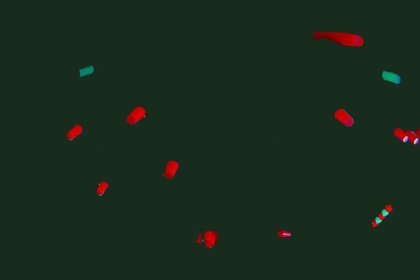
%> input picture images/capture200.jpg, 420 x 280 px, shrunk from 720 x 480 before the run
$ octave extraction.m   (GNU Octave 9; MATLAB toolbox functions it lacks are replaced by stand-ins)
%> lines starting %> are read from the running program, lines starting %| are printed output that depends on the picture; in (x1, y1, x2, y2) boxes, pixels count from 0 and x2, y2 are one past the last pixel; in counts of white or black regions, pixels touching at a corner belong together; the program's own positions count from 1
### code/raphTest/tse_imgrad.m
function [g,gh,gv]=tse_imgrad(f,method,sigma)

if nargin<2, method='sobel';end
if nargin<3, sigma=1;end

% Compute the gradient
if strcmp(method,'sobel')
    gh = imfilter(double(f),fspecial('sobel')' /8,'replicate');
    gv = imfilter(double(f),fspecial('sobel')/8,'replicate');

elseif strcmp(method,'gog')
    width=ceil(4*sigma);
    ssq=sigma^2;
    x=-width:width;
    gau = exp(-(x.*x)/(2*ssq))/(2*pi*ssq);     % the gaussian 1D filter
    dgau = -x.*exp(-(x.*x)/(2*ssq))/ssq;  % the 1D first derivative of gaussian filter
    gh=imfilter(double(f),gau','replicate');
    gh=imfilter(gh,dgau,'replicate');
    gv=imfilter(double(f),gau,'replicate');
    gv=imfilter(gv,dgau','replicate');

else error('incorrect method');
end

% Detect local maxima of the gradient in the direction of the gradient
% vector
g=tse_imdetectmaxgrad(gh,gv);

end

### code/raphTest/tse_imdetectmaxgrad.m
function g=tse_imdetectmaxgrad(gh,gv)

module=sqrt(gh.*gh+gv.*gv);
[m,n]=size(gh);
g=zeros(m,n,'double');

for i=2:m-1
    for j=2:n-1
        drap=true;
        if gh(i,j)~=0, rap=-gv(i,j)/gh(i,j);
        elseif gv(i,j)~=0, rap=1.5;
        else drap=false;
        end
        if drap==true
            if rap>0
                if rap<1 %cas 1 et 5
                    temp_x=abs(gh(i,j)); temp_y=abs(gv(i,j));
                    Gr1=temp_y/temp_x*module(i-1,j+1)+(temp_x-temp_y)/temp_x*module(i,j+1);
                    Gr2=temp_y/temp_x*module(i+1,j-1)+(temp_x-temp_y)/temp_x*module(i,j-1);
                    if gh(i,j)<0, temp=Gr1; Gr1=Gr2; Gr2=temp;end

                else %cas 2 et 6
                    temp_x=abs(gh(i,j)); temp_y=abs(gv(i,j));
                    Gr1=temp_x/temp_y*module(i-1,j+1)+(temp_y-temp_x)/temp_y*module(i-1,j);
                    Gr2=temp_x/temp_y*module(i+1,j-1)+(temp_y-temp_x)/temp_y*module(i+1,j);
                    if gh(i,j)<0, temp=Gr1; Gr1=Gr2; Gr2=temp;end
                end
            else
                if -rap>1 % cas 3 et 7
                    temp_x=abs(gh(i,j)); temp_y=abs(gv(i,j));
                    Gr1=temp_x/temp_y*module(i-1,j-1)+(temp_y-temp_x)/temp_y*module(i-1,j);
                    Gr2=temp_x/temp_y*module(i+1,j+1)+(temp_y-temp_x)/temp_y*module(i+1,j);
                    if gh(i,j)>0, temp=Gr1; Gr1=Gr2; Gr2=temp;end

                else % cas 4 et 8
                    temp_x=abs(gh(i,j)); temp_y=abs(gv(i,j));
                    Gr1=temp_y/temp_x*module(i-1,j-1)+(temp_x-temp_y)/temp_x*module(i,j-1);
                    Gr2=temp_y/temp_x*module(i+1,j+1)+(temp_x-temp_y)/temp_x*module(i,j+1);
                    if gh(i,j)>0, temp=Gr1; Gr1=Gr2; Gr2=temp;end
                end
            end
        end
        if (drap==true) && (module(i,j)>Gr1) && (module(i,j)>=Gr2)
            g(i,j)=module(i,j);
        else
            g(i,j)=0;
        end

    end
end

end

### code/raphTest/tse_imsplitobjects.m
function g=tse_imsplitobjects(f)
%TSE_IMSPLITOBJECTS(F) split connected objects in a binary image using the distance function.

validateattributes(f,{'uint8','logical'},{'2d'});

fd=-bwdist(~f);        %complement of distance function
fd=imhmin(fd,0.7);
ws=watershed(fd);   %watershed
g=f & (ws>0);          %separation

### code/raphTest/extraction.m
image=double(imread('../../images/capture200.jpg'))/255;
img=rgb2gray(image);
moyenne=median(median(img));
%> moyenne = 0.141
 for i=1:size(img,1)
    for j=1:size(img,2)
        if img(i,j)>moyenne
            img(i,j)=1;%img(i,j);
        else
            img(i,j)=0;
        end
    end
end
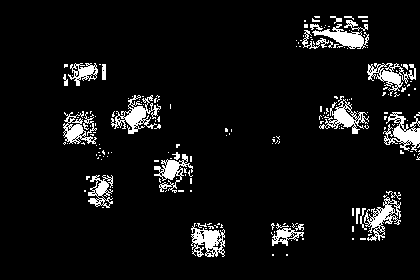
%> img: size 280x420 double; values 0 (black) and 1 (white), 6.8% white; 204 white regions (176 under 20 px), largest, box (x1, y1, x2, y2) and area: (111, 95, 161, 134) 723, (383, 112, 420, 152) 689, (191, 223, 225, 257) 623
img=imopen(img,strel('disk',3));
%> img: size 280x420 double; values 0 (black) and 1 (white), 2.3% white; 14 white regions, largest, box (x1, y1, x2, y2) and area: (323, 30, 364, 47) 424, (393, 127, 420, 145) 307, (197, 230, 219, 249) 269

%%
% Module du gradient
[gm,gh,gv]=tse_imgrad(img,'gog',2);
%> in tse_imgrad, `gv=imfilter(gv,dgau','replicate');`:
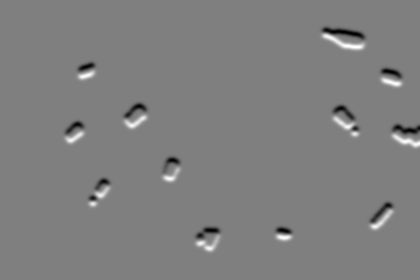
%> gv: size 280x420 double; min -0.195, max 0.195, mean -1.06e-19; drawn with min black and max white
%> after the loop in tse_imdetectmaxgrad, `for i=2:m-1`:
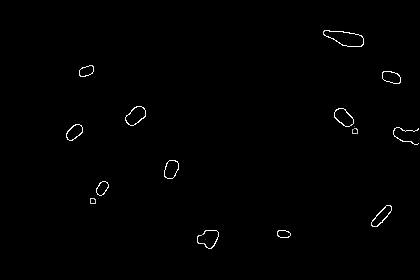
%> g: size 280x420 double; min 0, max 0.199, mean 0.00126; drawn with min black and max white
%> after the loop in tse_imdetectmaxgrad, `for i=2:m-1`: Gr1 = 0; Gr2 = 1.01e-06; rap = -1; temp = 1.01e-06; temp_x = 8.96e-09
g=sqrt(gh.*gh+gv.*gv);
figure(4),imshow(g,[],'ColorMap',jet);
%> after `imshow(g,[],'ColorMap',jet)`:
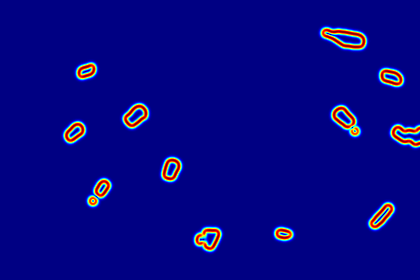
%> displayed picture: size 280x420x3, on the screen's scale of 0 to 255; mean R, G, B 6.3, 5.9, 131

% LPE du gradient
lpe=watershed(g);
%> lpe: size 280x420 uint8; 43 distinct labels, from 0 to 42
lpe=imerode(lpe,strel('disk',1));
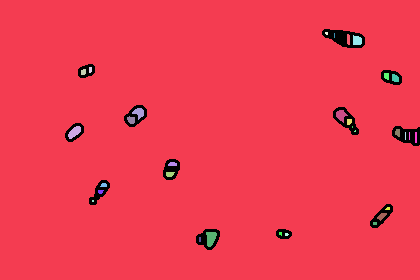
%> lpe: size 280x420 uint8; 33 distinct labels, from 0 to 41; one colour per label, 0 black
figure(6),imshow(lpe==0,[]);

%% Op閞ations morphologiques
contourext=imdilate(img,strel('disk',5));
%> contourext: size 280x420 double; values 0 (black) and 1 (white), 5.6% white; 12 white regions, largest, box (x1, y1, x2, y2) and area: (319, 26, 368, 51) 898, (330, 104, 362, 138) 674, (193, 226, 223, 253) 627
contourext=contourext-img;
%> contourext: size 280x420 double; values 0 (black) and 1 (white), 3.3% white; 12 white regions, largest, box (x1, y1, x2, y2) and area: (319, 26, 368, 51) 474, (330, 104, 362, 138) 402, (193, 226, 223, 253) 358
figure(6),imshow(contourext,[]);

lpe=imfill(contourext,'holes');
%lpe=imclearborder(lpe);
lpe=tse_imsplitobjects(logical(lpe));
%> in tse_imsplitobjects, `fd=-bwdist(~f);`:
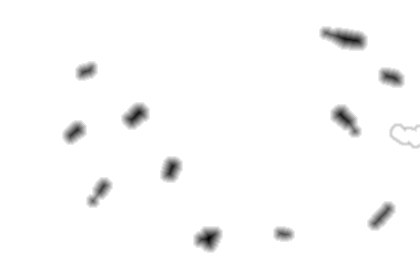
%> fd: size 280x420 single; min -12.04, max 0, mean -0.217; drawn with min black and max white
%> in tse_imsplitobjects, `ws=watershed(fd);`:
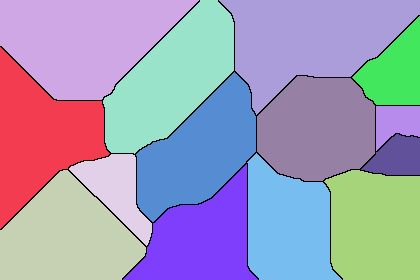
%> ws: size 280x420 uint8; 15 distinct labels, from 0 to 14; one colour per label, 0 black
figure(7);imshow(lpe,[]);

$ run again, with images/capture1.jpg copied over images/capture200.jpg
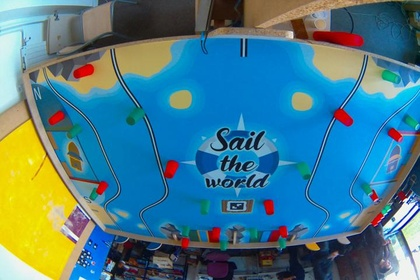
%> input picture images/capture1.jpg, 420 x 280 px, shrunk from 720 x 480 before the run
%> moyenne = 0.392
%> after the loop `for i=1:size(img,1)`:
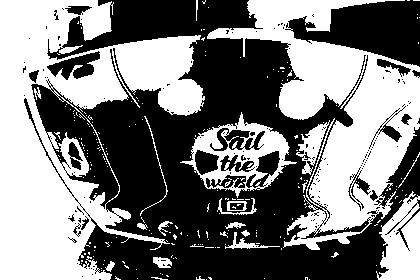
%> img: size 280x420 double; values 0 (black) and 1 (white), 48.6% white; 222 white regions (200 under 20 px), largest, box (x1, y1, x2, y2) and area: (0, 0, 205, 280) 28678, (207, 0, 420, 250) 20197, (180, 112, 297, 198) 3234
%> after the loop in tse_imdetectmaxgrad, `for i=2:m-1`: Gr1 = 2.6e-17; rap = -1; temp = 0.000605; temp_x = 1.84e-17
%> ws: size 280x420 uint8; 93 distinct labels, from 0 to 92
%> in tse_imsplitobjects, `g=f & (ws>0);`:
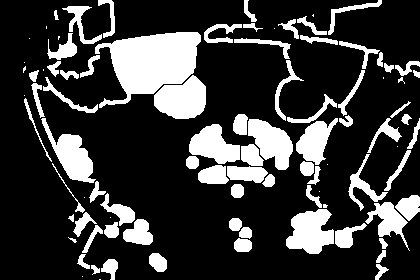
%> g: size 280x420 logical; 22.6% white; 92 white regions (18 under 20 px), largest, box (x1, y1, x2, y2) and area: (95, 32, 201, 108) 4579, (154, 75, 206, 119) 1631, (286, 209, 334, 254) 1505

$ run again, with images/capture16.jpg copied over images/capture200.jpg
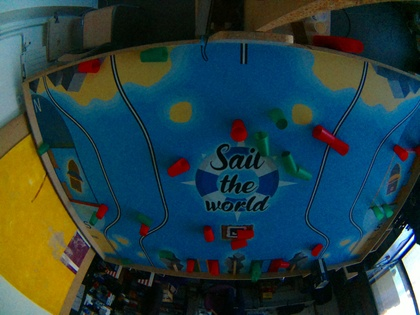
%> input picture images/capture16.jpg, 420 x 315 px, shrunk from 2592 x 1944 before the run
%> moyenne = 0.197
%> after the loop `for i=1:size(img,1)`:
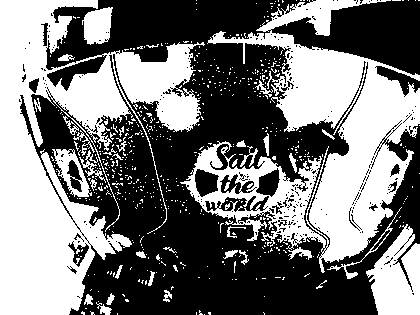
%> img: size 315x420 double; values 0 (black) and 1 (white), 46.9% white; 583 white regions (544 under 20 px), largest, box (x1, y1, x2, y2) and area: (0, 0, 205, 315) 28528, (180, 0, 420, 273) 24970, (366, 224, 420, 315) 3182
%> after the loop in tse_imdetectmaxgrad, `for i=2:m-1`: Gr1 = 2.6e-17; rap = -1; temp = 2.6e-17; temp_x = 1.84e-17
%> ws: size 315x420 uint8; 82 distinct labels, from 0 to 81
%> in tse_imsplitobjects, `g=f & (ws>0);`:
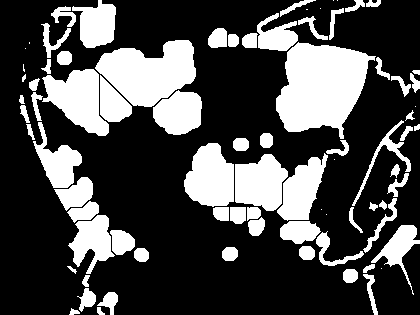
%> g: size 315x420 logical; 29.4% white; 81 white regions (12 under 20 px), largest, box (x1, y1, x2, y2) and area: (276, 42, 376, 139) 6341, (95, 40, 196, 107) 4300, (42, 69, 109, 136) 2588

$ run again, with images/capture17.jpg copied over images/capture200.jpg
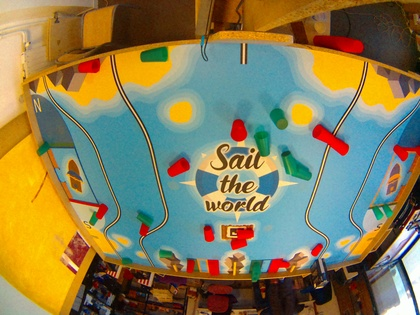
%> input picture images/capture17.jpg, 420 x 315 px, shrunk from 2592 x 1944 before the run
%> moyenne = 0.533
%> after the loop in tse_imdetectmaxgrad, `for i=2:m-1`: Gr1 = 0.0392; Gr2 = 0.146; rap = 0.0677; temp = 1.01e-06; temp_x = 0.0857; temp_y = 0.0058
%> ws: size 315x420 uint8; 60 distinct labels, from 0 to 59
%> in tse_imsplitobjects, `g=f & (ws>0);`:
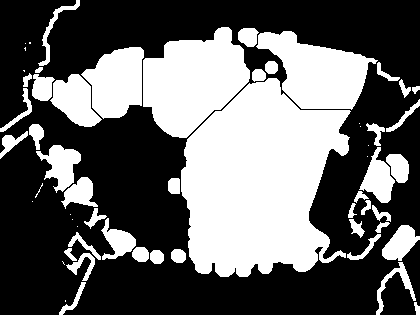
%> g: size 315x420 logical; 39.5% white; 59 white regions (15 under 20 px), largest, box (x1, y1, x2, y2) and area: (181, 78, 351, 277) 23586, (143, 27, 250, 138) 7748, (256, 31, 378, 110) 5402
